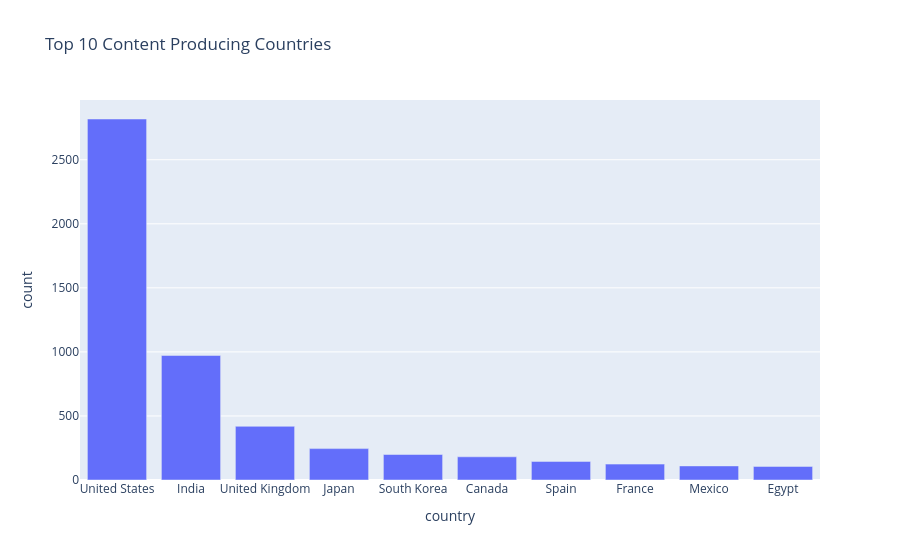

Notebook source saved alongside this figure:
### Code cell
fig = px.bar(
    top_countries,
    x='country',
    y='count',
    title='Top 10 Content Producing Countries'
)

fig.show()

### Figure 1 — Plotly figure (JSON) as saved in the notebook; plotly's stock layout.template omitted (floating-point values rounded to 4 significant figures)
{"data": [{"hovertemplate": "country=%{x}<br>count=%{y}<extra></extra>", "legendgroup": "", "marker": {"color": "#636efa", "pattern": {"shape": ""}}, "name": "", "orientation": "v", "showlegend": false, "textposition": "auto", "type": "bar", "x": ["United States", "India", "United Kingdom", "Japan", "South Korea", "Canada", "Spain", "France", "Mexico", "Egypt"], "xaxis": "x", "y": [2818, 972, 419, 245, 199, 181, 145, 124, 110, 106], "yaxis": "y"}], "layout": {"barmode": "relative", "legend": {"tracegroupgap": 0}, "title": {"text": "Top 10 Content Producing Countries"}, "xaxis": {"anchor": "y", "domain": [0, 1], "title": {"text": "country"}}, "yaxis": {"anchor": "x", "domain": [0, 1], "title": {"text": "count"}}}}
